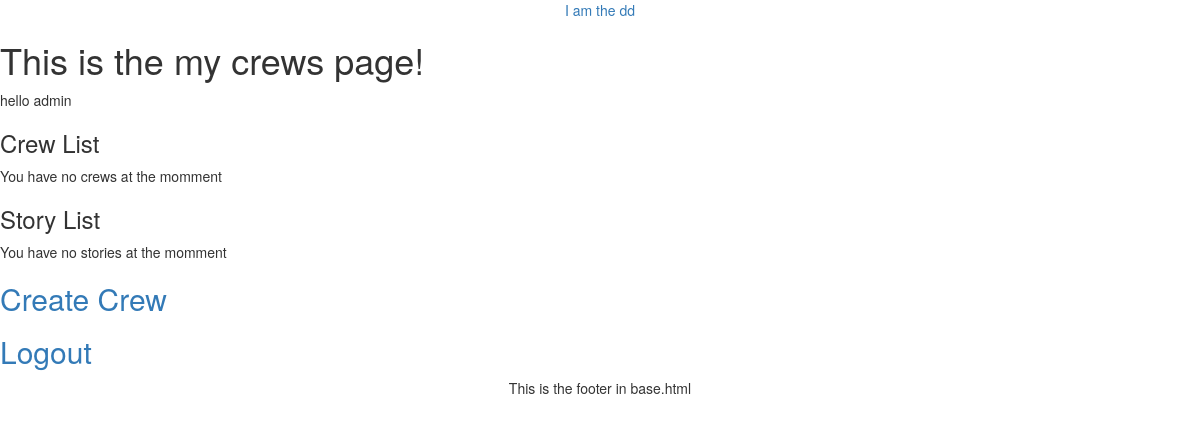
The app's page /mycrews/ (signed in), older data.
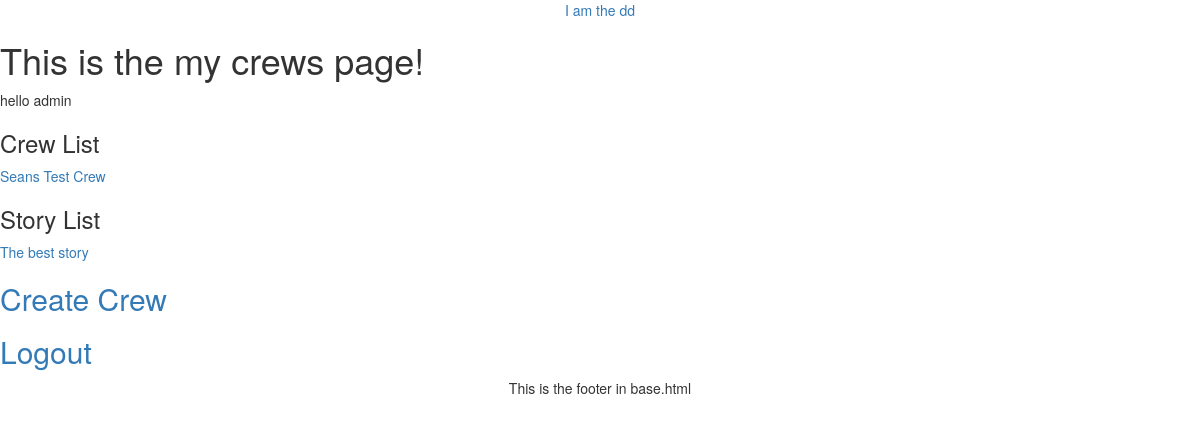
The same page, newer data.
### dd_app/models.py (models this page shows, shortened)
class Crew(models.Model):
	crew_name = models.CharField(max_length=20)
	owner = models.ForeignKey(User, default=None)
	date_created = models.DateTimeField('date created', default=timezone.now())

class Story(models.Model):
	story_name = models.CharField(max_length=30)
	content = models.CharField(max_length=100)
	crew = models.ForeignKey(Crew)
	creator = models.ForeignKey(User)
	class Meta:
		verbose_name = "Story"
		verbose_name_plural = "Storys"

### dd_app/views.py (the view)
# urls.py: url(r'^mycrews/$', views.mycrews, name='mycrews'), # list of crews CRUD Crews
@login_required(redirect_field_name='/login/')
def mycrews(request):
	context = {}
	if request.user:
		context['crews'] = Crew.objects.all().filter(owner=request.user)
		context['stories'] = Story.objects.all().filter(creator=request.user)
		return render(request, 'dd_app/mycrews.html', context)
	else:
		return render(request, 'dd_app/mycrews.html')

### dd_app/templates/dd_app/mycrews.html (shortened to what this page needs)
{% extends "dd_app/base.html" %}
{% block content %}
<h1>This is the my crews page!</h1>
{% if user %}
	<p>hello {{user.username}} </p>
	<h3>Crew List</h3>
	{% if crews %}
		{% for crew in crews %}
			<a href="{% url 'dd_app:crew' crew.id %}">{{ crew.crew_name }}</a>
		{% endfor %}
	{% else %}
	 You have no crews at the momment
	{% endif %}
	<h3>Story List</h3>
	{% if stories %}
		{% for story in stories %}
		<a href="{% url 'dd_app:story' story.id %}">{{ story.story_name }}</a>
		{% endfor %}
	{% else %}
	 You have no stories at the momment
	{% endif %}
{% endif %}
<h2><a href="{% url 'dd_app:create_crew' %}">Create Crew</a></h2>
<h2><a href="{% url 'dd_app:logout' %}">Logout</a></h2>
{% endblock %}

### dd_app/templates/dd_app/base.html (shortened to what this page needs)
<!doctype html>
<html lang="en">
<head>
  <link rel="stylesheet" href="https://maxcdn.bootstrapcdn.com/bootstrap/3.3.6/css/bootstrap.min.css">
  <link rel="stylesheet" href="https://maxcdn.bootstrapcdn.com/bootstrap/3.3.6/css/bootstrap-theme.min.css">
</head>
<body>
  <header class="text-center">
    <a href="{% url 'dd_app:index' %}">I am the dd</a>
  </header>
  {% block content %}{% endblock %}
  <div class="row text-center">
    This is the footer in base.html
  </div>
</body>
</html>

Row changes from the older to the newer data that the page shows:
added Crew: crew_name "Seans Test Crew"
added Story: story_name "The best story"
Text that changed along with them:
text no longer shown: "You have no crews at the momment You have no stories at the momment"
